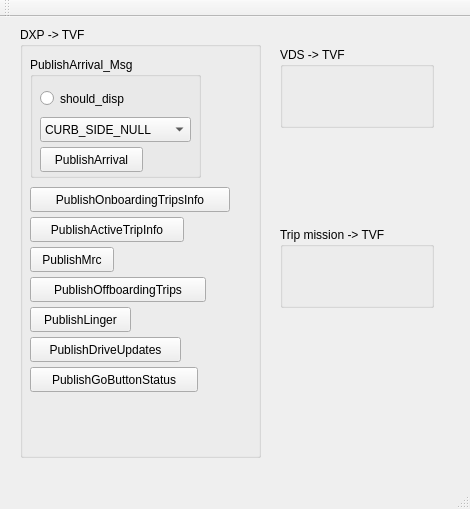
<?xml version="1.0" encoding="UTF-8"?>
<ui version="4.0">
 <class>MainWindow</class>
 <widget class="QMainWindow" name="MainWindow">
  <property name="geometry">
   <rect>
    <x>0</x>
    <y>0</y>
    <width>470</width>
    <height>509</height>
   </rect>
  </property>
  <property name="windowTitle">
   <string>MainWindow</string>
  </property>
  <widget class="QWidget" name="centralWidget">
   <widget class="QGroupBox" name="TVF_to_DXP">
    <property name="geometry">
     <rect>
      <x>20</x>
      <y>10</y>
      <width>241</width>
      <height>431</height>
     </rect>
    </property>
    <property name="title">
     <string>DXP -&gt; TVF</string>
    </property>
    <widget class="QPushButton" name="PublishLinger">
     <property name="geometry">
      <rect>
       <x>10</x>
       <y>280</y>
       <width>101</width>
       <height>25</height>
      </rect>
     </property>
     <property name="text">
      <string>PublishLinger</string>
     </property>
    </widget>
    <widget class="QPushButton" name="OnboardingTripInfo">
     <property name="geometry">
      <rect>
       <x>10</x>
       <y>160</y>
       <width>200</width>
       <height>25</height>
      </rect>
     </property>
     <property name="text">
      <string>PublishOnboardingTripsInfo</string>
     </property>
    </widget>
    <widget class="QPushButton" name="PublishActiveTripInfo">
     <property name="geometry">
      <rect>
       <x>10</x>
       <y>190</y>
       <width>154</width>
       <height>25</height>
      </rect>
     </property>
     <property name="text">
      <string>PublishActiveTripInfo</string>
     </property>
    </widget>
    <widget class="QPushButton" name="PublishDriveUpdates">
     <property name="geometry">
      <rect>
       <x>10</x>
       <y>310</y>
       <width>151</width>
       <height>25</height>
      </rect>
     </property>
     <property name="text">
      <string>PublishDriveUpdates</string>
     </property>
    </widget>
    <widget class="QPushButton" name="PublishMrc">
     <property name="geometry">
      <rect>
       <x>10</x>
       <y>220</y>
       <width>84</width>
       <height>25</height>
      </rect>
     </property>
     <property name="text">
      <string>PublishMrc</string>
     </property>
    </widget>
    <widget class="QPushButton" name="PublishOffboardingTrips">
     <property name="geometry">
      <rect>
       <x>10</x>
       <y>250</y>
       <width>176</width>
       <height>25</height>
      </rect>
     </property>
     <property name="text">
      <string>PublishOffboardingTrips</string>
     </property>
    </widget>
    <widget class="QPushButton" name="PublishGoButtonStatus">
     <property name="geometry">
      <rect>
       <x>10</x>
       <y>340</y>
       <width>168</width>
       <height>25</height>
      </rect>
     </property>
     <property name="text">
      <string>PublishGoButtonStatus</string>
     </property>
    </widget>
    <widget class="QGroupBox" name="PublishArrival_Msg">
     <property name="geometry">
      <rect>
       <x>10</x>
       <y>30</y>
       <width>171</width>
       <height>121</height>
      </rect>
     </property>
     <property name="title">
      <string>PublishArrival_Msg</string>
     </property>
     <widget class="QPushButton" name="PublishArrival">
      <property name="geometry">
       <rect>
        <x>10</x>
        <y>90</y>
        <width>103</width>
        <height>25</height>
       </rect>
      </property>
      <property name="text">
       <string>PublishArrival</string>
      </property>
     </widget>
     <widget class="QRadioButton" name="should_disp">
      <property name="geometry">
       <rect>
        <x>10</x>
        <y>30</y>
        <width>112</width>
        <height>23</height>
       </rect>
      </property>
      <property name="text">
       <string>should_disp</string>
      </property>
     </widget>
     <widget class="QComboBox" name="curbside">
      <property name="geometry">
       <rect>
        <x>10</x>
        <y>60</y>
        <width>151</width>
        <height>25</height>
       </rect>
      </property>
      <item>
       <property name="text">
        <string>CURB_SIDE_NULL</string>
       </property>
      </item>
      <item>
       <property name="text">
        <string>CURB_SIDE_LEFT</string>
       </property>
      </item>
      <item>
       <property name="text">
        <string>CURB_SIDE_RIGHT</string>
       </property>
      </item>
      <item>
       <property name="text">
        <string>CURB_SIDE_BOTH</string>
       </property>
      </item>
      <item>
       <property name="text">
        <string>CURB_SIDE_NEITHER</string>
       </property>
      </item>
     </widget>
    </widget>
   </widget>
   <widget class="QGroupBox" name="groupBox_2">
    <property name="geometry">
     <rect>
      <x>280</x>
      <y>210</y>
      <width>154</width>
      <height>81</height>
     </rect>
    </property>
    <property name="title">
     <string>Trip mission -&gt; TVF</string>
    </property>
   </widget>
   <widget class="QGroupBox" name="groupBox_4">
    <property name="geometry">
     <rect>
      <x>280</x>
      <y>30</y>
      <width>154</width>
      <height>81</height>
     </rect>
    </property>
    <property name="title">
     <string>VDS -&gt; TVF</string>
    </property>
   </widget>
  </widget>
  <widget class="QMenuBar" name="menuBar">
   <property name="geometry">
    <rect>
     <x>0</x>
     <y>0</y>
     <width>470</width>
     <height>22</height>
    </rect>
   </property>
  </widget>
  <widget class="QToolBar" name="mainToolBar">
   <attribute name="toolBarArea">
    <enum>TopToolBarArea</enum>
   </attribute>
   <attribute name="toolBarBreak">
    <bool>false</bool>
   </attribute>
  </widget>
  <widget class="QStatusBar" name="statusBar"/>
 </widget>
 <layoutdefault spacing="6" margin="11"/>
 <tabstops>
  <tabstop>PublishDriveUpdates</tabstop>
  <tabstop>PublishLinger</tabstop>
  <tabstop>PublishArrival</tabstop>
  <tabstop>PublishGoButtonStatus</tabstop>
  <tabstop>OnboardingTripInfo</tabstop>
  <tabstop>PublishMrc</tabstop>
  <tabstop>PublishOffboardingTrips</tabstop>
  <tabstop>PublishActiveTripInfo</tabstop>
 </tabstops>
 <resources/>
 <connections/>
</ui>
